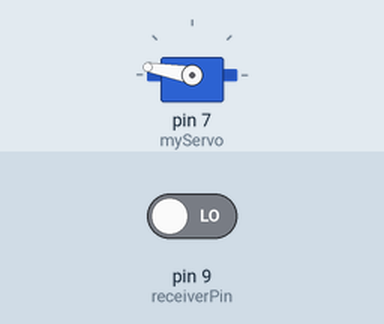
Recording of a sketch running on a simulated Arduino Uno, built with avr-gcc and run on an emulated ATmega328P. On the bench: servo. The test bench sets the inputs (shaded band); at power-on: pin 9 (receiverPin) LOW.

Above: at 0.1 s.
At 1.46 s:
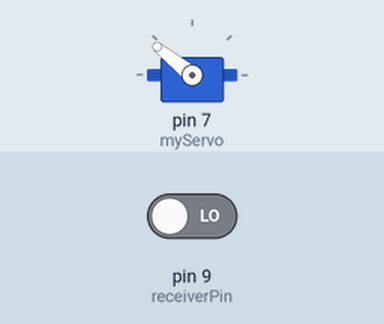
At 2.07 s:
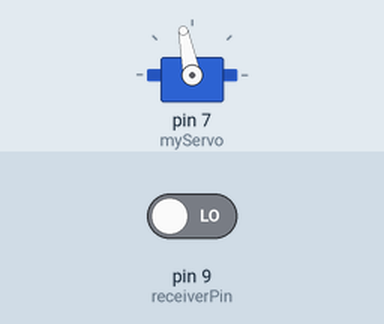
At 2.6 s:
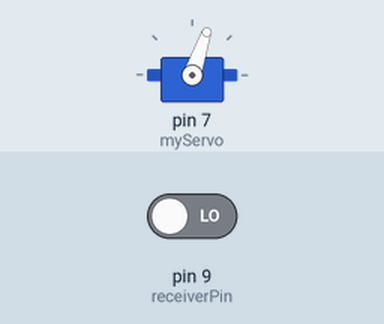
Timing chart, 0 to 4.1 s (numbered marks = the images above):
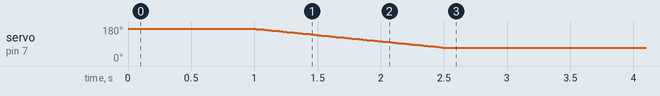

Measured:
- by itself, servo on pin 7 (myServo): moves from 170° to 71° over 1.5 s

The sketch:

Taranis2Arduino.ino
```cpp
#include <Servo.h>

#define ON HIGH
#define OFF LOW

byte receiverPin = 9;
unsigned long duration;
int pulseWidthPercentage = 0;
byte inputState = LOW;

Servo myServo;
int angle = 0;

void setup() {
  Serial.begin(9600);

  // Receives servo signal from transmitter->naze32->arduino
  pinMode(receiverPin, INPUT);

  myServo.attach(7);
  myServo.write(170); // Set servo to starting point initially
}

void loop() {
  // Reads a pulse (either HIGH or LOW) on a pin. Returns the length of
  // the pulse in microseconds or 0 if no complete pulse was received within the timeout.
  duration = pulseIn(receiverPin, HIGH); // Default timeout is 1 second
  // pulseIn should return a value somewhere between 1000 and 2000
  // In reality it can get slightly lower than 1000, in which case
  // the mapping can cause issues, so set the limits to 900 and 2100
  pulseWidthPercentage = map(duration, 900, 2100, 0, 100);

  if (pulseWidthPercentage > 50) {
    bombDrop();
  } else {
    bombLoad();
  }

  delay(100);
}

void bombDrop() {
  if (angle == 70) {
    // Scan from 70 to 170 degrees
    for (angle = 70; angle < 170; angle++) {
      myServo.write(angle);
      delay(15);
    }
  }
}

void bombLoad() { // aka grip
  if (angle != 70) {
    // Now scan back from 170 to 70 degrees
    for (angle = 170; angle > 70; angle--) {
      myServo.write(angle);
      delay(15);
    }
  }
}
```
